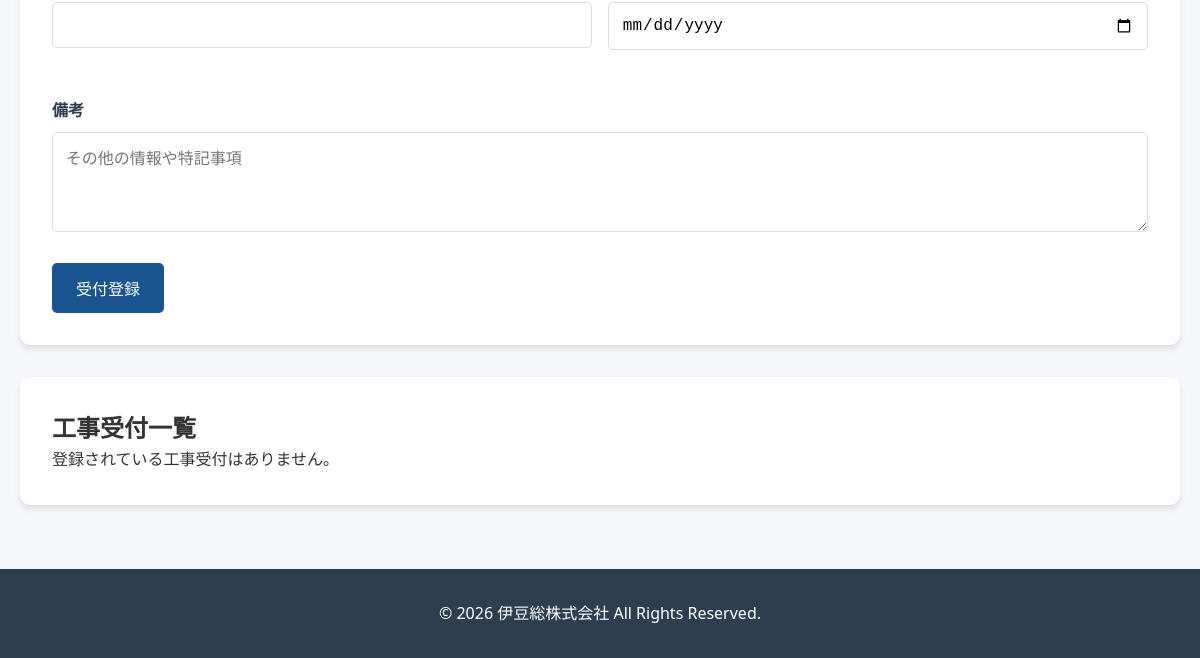
Before: /modules/water_service/construction_orders.php (lower part) with the older database file.
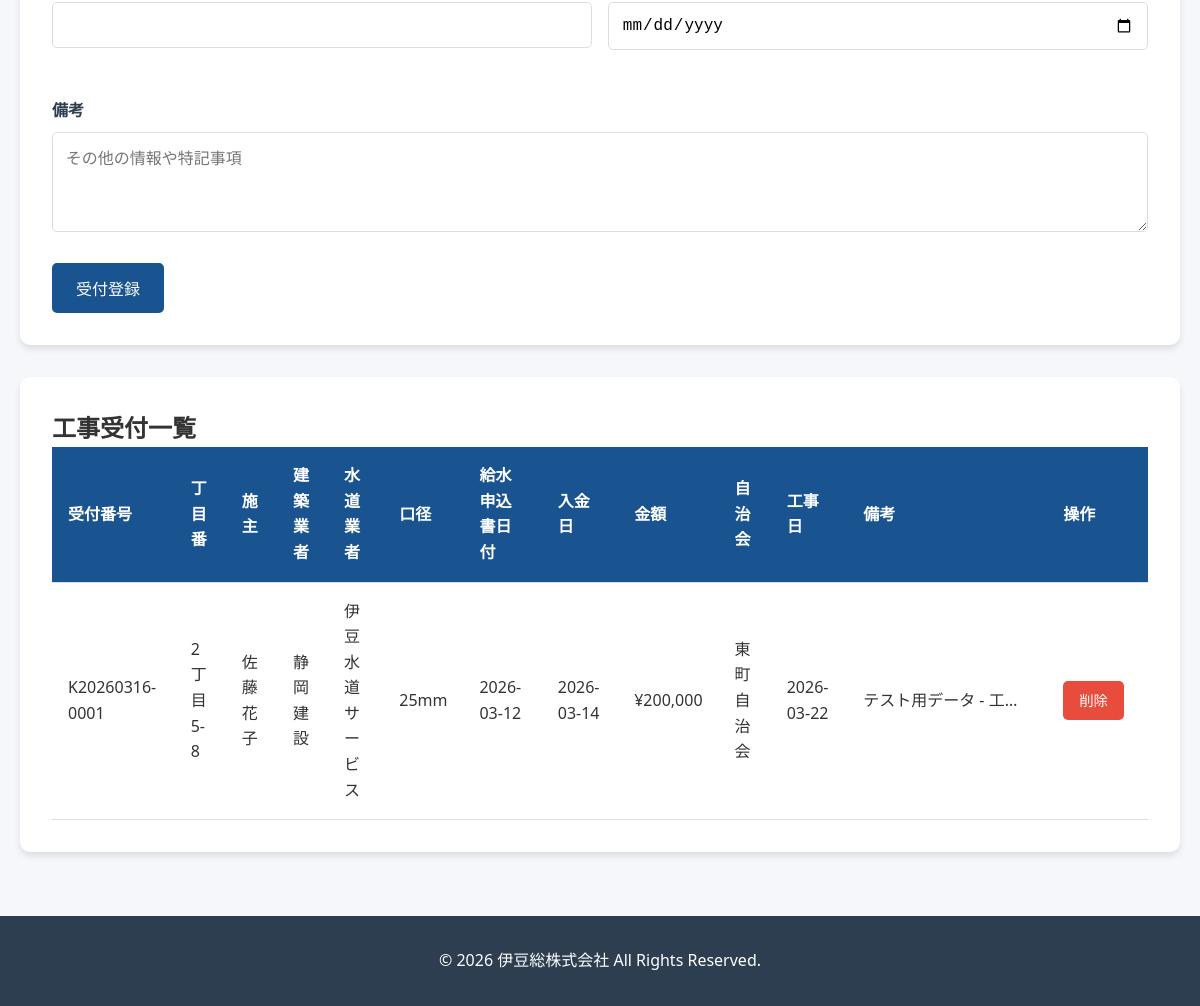
After: the same page with the newer database file.
### tables this page shows
CREATE TABLE construction_orders (
            id INTEGER PRIMARY KEY AUTOINCREMENT,
            order_number TEXT UNIQUE NOT NULL,
            chome_ban TEXT,
            owner_name TEXT,
            construction_company TEXT,
            water_company TEXT,
            pipe_diameter TEXT,
            water_application_date DATE,
            payment_date DATE,
            amount DECIMAL(15,2),
            neighborhood_association TEXT,
            construction_date DATE,
            notes TEXT,
            created_at DATETIME DEFAULT CURRENT_TIMESTAMP,
            updated_at DATETIME DEFAULT CURRENT_TIMESTAMP
        );

### includes/db.php (called while the page is built, shortened)
<?php
class Database {
    private static $instance = null;
    private $db;
    private function __construct() {
        try {
            $this->db = new PDO('sqlite:' . DB_PATH);
            $this->db->setAttribute(PDO::ATTR_ERRMODE, PDO::ERRMODE_EXCEPTION);
            $this->db->setAttribute(PDO::ATTR_DEFAULT_FETCH_MODE, PDO::FETCH_ASSOC);
        } catch (PDOException $e) {
            die('データベース接続エラー: ' . $e->getMessage());
        }
    }
    public static function getInstance() {
        if (self::$instance === null) {
            self::$instance = new self();
        }
        return self::$instance;
    }
    public function query($sql, $params = []) {
        try {
            $stmt = $this->db->prepare($sql);
            $stmt->execute($params);
            return $stmt;
        } catch (PDOException $e) {
            error_log('SQL Error: ' . $e->getMessage());
            return false;
        }
    }
    public function fetchAll($sql, $params = []) {
        $stmt = $this->query($sql, $params);
        return $stmt ? $stmt->fetchAll() : [];
    }
}

### modules/water_service/construction_orders.php (the view, shortened to what this page needs)
<?php
require_once __DIR__ . '/../../includes/db.php';
$db = Database::getInstance();
$orders = $db->fetchAll("SELECT * FROM construction_orders ORDER BY created_at DESC");
include __DIR__ . '/../../includes/header.php';
?>
<div class="form-container">
    <form method="POST">
        <div class="form-row">
            <div class="form-group">
                <input type="text" id="neighborhood_association" name="neighborhood_association">
            </div>
            <div class="form-group">
                <input type="date" id="construction_date" name="construction_date">
            </div>
        </div>
        <div class="form-group">
            <label for="notes">備考</label>
            <textarea id="notes" name="notes" placeholder="その他の情報や特記事項"></textarea>
        </div>
        <button type="submit" class="btn">受付登録</button>
    </form>
</div>
<div class="table-container" style="margin-top: 2rem;">
    <h2>工事受付一覧</h2>
    <?php if (count($orders) > 0): ?>
        <div class="table-responsive">
            <table>
                <thead>
                    <tr>
                        <th>受付番号</th>
                        <th>丁目番</th>
                        <th>施主</th>
                        <th>建築業者</th>
                        <th>水道業者</th>
                        <th>口径</th>
                        <th>給水申込書日付</th>
                        <th>入金日</th>
                        <th>金額</th>
                        <th>自治会</th>
                        <th>工事日</th>
                        <th>備考</th>
                        <th class="action-cell">操作</th>
                    </tr>
                </thead>
                <tbody>
                    <?php foreach ($orders as $order): ?>
                        <tr>
                            <td data-label="受付番号"><?php echo htmlspecialchars($order['order_number']); ?></td>
                            <td data-label="丁目番"><?php echo htmlspecialchars($order['chome_ban'] ?? '-'); ?></td>
                            <td data-label="施主"><?php echo htmlspecialchars($order['owner_name'] ?? '-'); ?></td>
                            <td data-label="建築業者"><?php echo htmlspecialchars($order['construction_company'] ?? '-'); ?></td>
                            <td data-label="水道業者"><?php echo htmlspecialchars($order['water_company'] ?? '-'); ?></td>
                            <td data-label="口径"><?php echo htmlspecialchars($order['pipe_diameter'] ?? '-'); ?></td>
                            <td data-label="給水申込書日付"><?php echo $order['water_application_date'] ?? '-'; ?></td>
                            <td data-label="入金日"><?php echo $order['payment_date'] ?? '-'; ?></td>
                            <td data-label="金額">
                                <?php
                                if (isset($order['amount']) && $order['amount'] !== null) {
                                    echo '¥' . number_format($order['amount']);
                                } else {
                                    echo '-';
                                }
                                ?>
                            </td>
                            <td data-label="自治会"><?php echo htmlspecialchars($order['neighborhood_association'] ?? '-'); ?></td>
                            <td data-label="工事日"><?php echo $order['construction_date'] ?? '-'; ?></td>
                            <td data-label="備考" class="notes-cell"><?php echo htmlspecialchars($order['notes'] ?? '-'); ?></td>
                            <td data-label="操作" class="action-cell">
                                <a href="?delete=<?php echo $order['id']; ?>"
                                   class="btn btn-warning btn-sm"
                                   onclick="return confirm('本当に削除しますか？')">削除</a>
                            </td>
                        </tr>
                    <?php endforeach; ?>
                </tbody>
            </table>
        </div>
    <?php else: ?>
        <p>登録されている工事受付はありません。</p>
    <?php endif; ?>
</div>
<?php include __DIR__ . '/../../includes/footer.php'; ?>

Changed rows visible on the page:
added construction_orders: order_number "K20260316-0001", chome_ban "2丁目5-8", owner_name "佐藤花子", construction_company "静岡建設", water_company "伊豆水道サービス", pipe_diameter "25mm", water_application_date "2026-03-12", payment_date "2026-03-14", amount "200,000", neighborhood_association "東町自治会", construction_date "2026-03-22", notes "テスト用データ - 工…"
Other visible differences:
text no longer shown: "登録されている工事受付はありません。"
text now shown: "受付番号 丁目番 施主 建築業者 水道業者 口径 給水申込書日付 入金日 金額 自治会 工事日 備考 操作"
